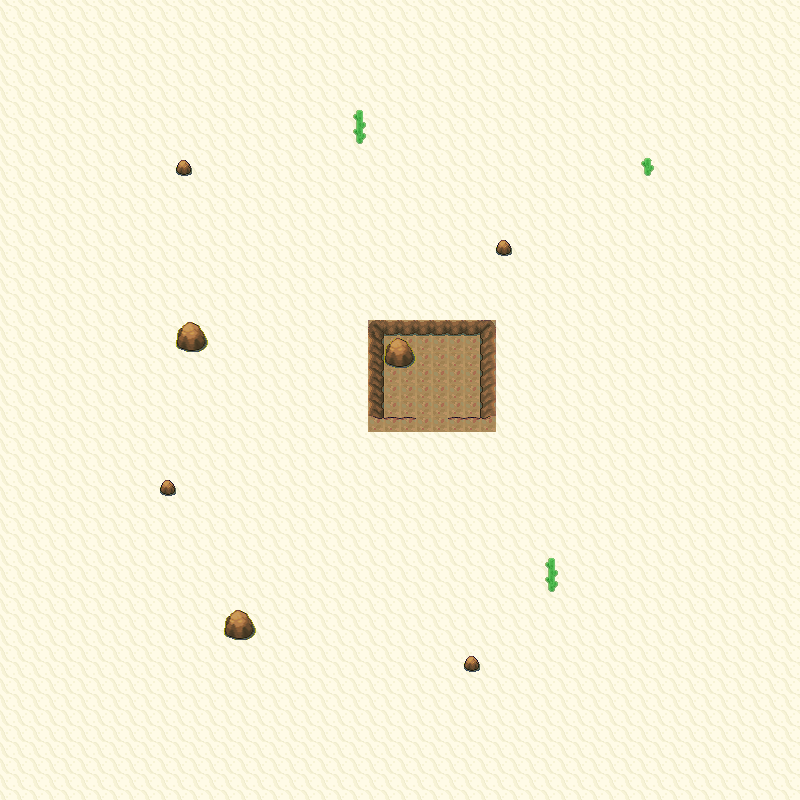

This game map was drawn from its Tiled (.tmx) file and the tilesets committed beside it. A one-line description and the trimmed map source follow:
An orthogonal 50x50 tile map with 16x16 px tiles, 4 tile layers (Grass, Walkable, Collisions, WalkBehind), 5 tilesets.

<map version="1.0" orientation="orthogonal" width="50" height="50" tilewidth="16" tileheight="16">
 <properties>
  <property name="dayPokemonChances" value="Cacnea,20;Baltoy,20;Claydol,10;Cacturne,20;Sandshrew,10;Sandslash,20;" />
  <property name="dayPokemonLevels" value="35-35;35-35;65-65;65-65;35-35;65-65;" />
  <property name="fishPokemonChances" value="" />
  <property name="fishPokemonLevels" value="" />
  <property name="isCave" value="false" />
  <property name="nightPokemonChances" value="Cacnea,20;Baltoy,20;Claydol,10;Cacturne,20;Sandshrew,10;Sandslash,20;" />
  <property name="nightPokemonLevels" value="35-35;35-35;65-65;65-65;35-35;65-65;" />
  <property name="pvp" value="yes" />
  <property name="waterPokemonChances" value="" />
  <property name="waterPokemonLevels" value="" />
  <property name="wildProbability" value="4" />
  <property name="xOffsetModifier" value="0" />
  <property name="yOffsetModifier" value="0" />
 </properties>
 <tileset firstgid="1" source="Cliffs01.tsx" />
 <tileset firstgid="231" source="Cliffs02.tsx" />
 <tileset firstgid="343" source="SinnohInteriorSet1.tsx" />
 <tileset firstgid="2711" source="Water02.tsx" />
 <tileset firstgid="2903" source="Orre Tileset 1.tsx" />
 <layer name="Grass" width="50" height="50">
  <data>[2500 cells, 2500 non-empty, 1 distinct tile ids]</data>
 </layer>
 <layer name="Walkable" width="50" height="50">
  <data>[2500 cells, 38 non-empty, 1 distinct tile ids]</data>
 </layer>
 <layer name="Collisions" width="50" height="50">
  <data>[2500 cells, 43 non-empty, 14 distinct tile ids]</data>
 </layer>
 <layer name="WalkBehind" width="50" height="50">
  <data>[2500 cells, 5 non-empty, 2 distinct tile ids]</data>
 </layer>
</map>
